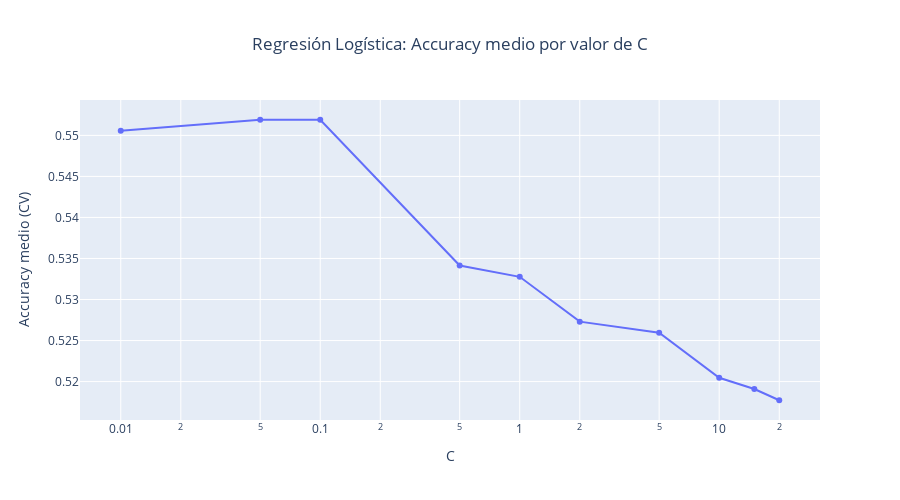

The notebook cell this image was saved under:
### Code cell
import plotly.express as px
import kaleido


fig = px.line(
    logreg_results_df,
    x="C",
    y="mean_accuracy",
    markers=True,
    title="Regresión Logística: Accuracy medio por valor de C",
)

fig.update_layout(
    xaxis_title="C",
    yaxis_title="Accuracy medio (CV)",
    xaxis_type="log",
    height=500,
    title_x=0.5
)

fig.show()

fig.write_image("./images/logreg_accuracy_vs_C.png", scale=3, width=800, height=800)

### Figure 1 — Plotly figure (JSON) as saved in the notebook; plotly's stock layout.template omitted (floating-point values rounded to 4 significant figures)
{"data": [{"hovertemplate": "C=%{x}<br>mean_accuracy=%{y}<extra></extra>", "legendgroup": "", "line": {"color": "#636efa", "dash": "solid"}, "marker": {"symbol": "circle"}, "mode": "lines+markers", "name": "", "orientation": "v", "showlegend": false, "type": "scatter", "x": [0.01, 0.05, 0.1, 0.5, 1.0, 2.0, 5.0, 10.0, 15.0, 20.0], "xaxis": "x", "y": [0.5506, 0.5519, 0.5519, 0.5341, 0.5328, 0.5273, 0.5259, 0.5205, 0.5191, 0.5177], "yaxis": "y"}], "layout": {"height": 500, "legend": {"tracegroupgap": 0}, "title": {"text": "Regresión Logística: Accuracy medio por valor de C", "x": 0.5}, "xaxis": {"anchor": "y", "domain": [0, 1], "title": {"text": "C"}, "type": "log"}, "yaxis": {"anchor": "x", "domain": [0, 1], "title": {"text": "Accuracy medio (CV)"}}}}
